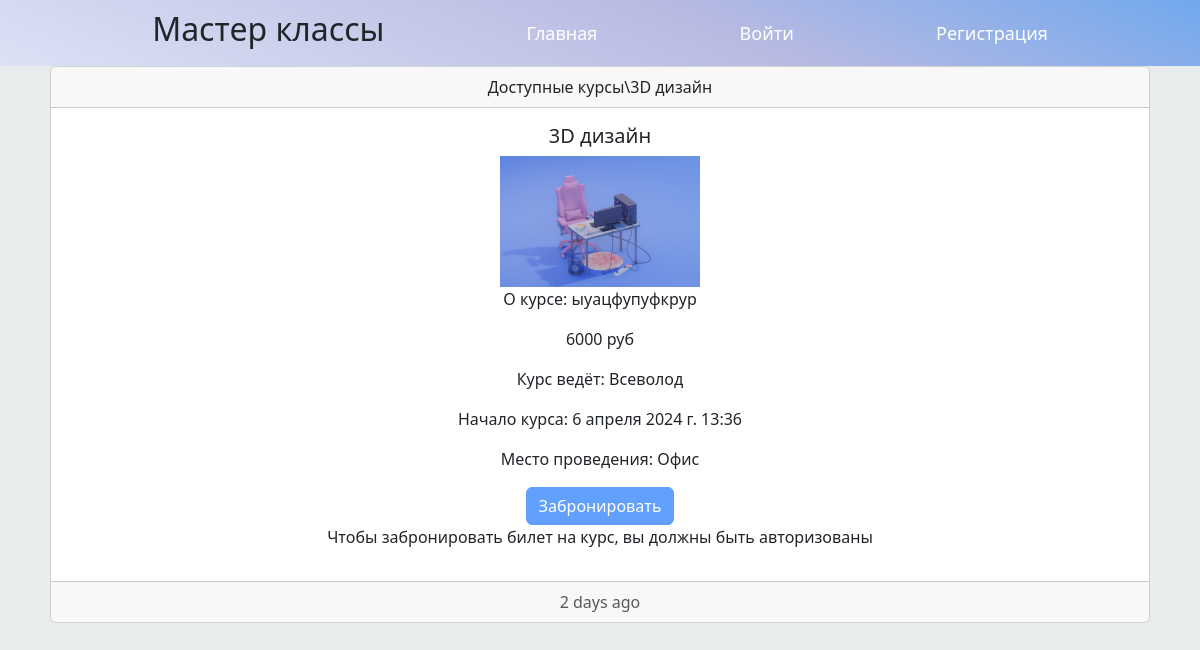
The page /detail/2/ on the database its author committed.
### tutorial/models.py (models this page shows, shortened)
class MasterClass(models.Model):
    category = models.ForeignKey(Category, on_delete=models.CASCADE, verbose_name='Категория мастер класса')
    title = models.CharField(max_length=36, verbose_name='Заголовок')
    description = models.TextField(verbose_name='Информация о мастер классе')
    time = models.DateTimeField(auto_now_add=True, verbose_name='Дата и время проведения')
    locate = models.ForeignKey(Locate, on_delete=models.CASCADE, verbose_name='Место проведения')
    price = models.DecimalField(max_digits=4, decimal_places=0, verbose_name='Цена')
    author = models.CharField(max_length=36, verbose_name='Автор')
    photo = models.ImageField(upload_to='%Y%d%m', verbose_name='Картинка')
    class Meta:
        verbose_name = 'Мастер класс'
        verbose_name_plural = 'Мастер классы'

class Category(models.Model):
    title = models.CharField(max_length=24, verbose_name='Категория мастер класса')
    class Meta:
        verbose_name = 'Категория'
        verbose_name_plural = 'Категории'
    def __str__(self):
        return self.title

class Locate(models.Model):
    title = models.CharField(max_length=24, verbose_name='Место проведения')
    class Meta:
        verbose_name = 'Место проведения'
        verbose_name_plural = 'Места проведения'
    def __str__(self):
        return self.title

### tutorial/views.py (the view)
# urls.py: path('detail/<int:pk>/', tutorial_detail, name='detail'),
def tutorial_detail(request, pk):
    masterclass = MasterClass.objects.get(pk=pk)
    if request.method == 'POST':
        form = BronForm(request.POST)
        if form.is_valid():
            booking_instance = form.save(commit=False)
            booking_instance.user_id = request.user
            booking_instance.masterclass_id = masterclass
            booking_instance.status = 0
            booking_instance.save()
    else:
        form = BronForm(initial={'count': 1})
    context = {
        'masterclass': masterclass,
        'form': form
    }
    return render(request, 'tutorial/detail.html', context)

### tutorial/templates/tutorial/detail.html (shortened to what this page needs)
{% extends 'root.html' %}
{% block content %}
<div class="div-content">
    <div class="card text-center">
  <div class="card-header">
        Доступные курсы\{{ masterclass.category }}
  </div>
  <div class="card-body">
    <h5 class="card-title">{{ masterclass.title }}</h5>
      <img src="{{ masterclass.photo.url }}" style="width: 200px">
    <p class="card-text">О курсе: {{ masterclass.description }}</p>
    <p class="card-text"> {{ masterclass.price }} руб</p>
    <p class="card-text">Курс ведёт: {{ masterclass.author }}</p>
    <p class="card-text">Начало курса: {{ masterclass.time }}</p>
    <p class="card-text">Место проведения: {{ masterclass.locate }}</p>
      {% if user.is_authenticated %}
    <button type="button" class="btn btn-primary" data-bs-toggle="modal" data-bs-target="#exampleModal">Забронировать</button>
      {% else %}
          <button type="button" class="btn btn-primary" disabled>Забронировать</button>
          <p>Чтобы забронировать билет на курс, вы должны быть авторизованы</p>
      {% endif %}
  </div>
  <div class="card-footer text-muted">
    2 days ago
  </div>
</div>
</div>
{% endblock %}

### static/css/style.css (style rules this page uses)
* { padding: 0; margin: 0; }
body { background: #e9eced; }
.div-content { padding: 0px 50px 0px 50px; }

### templates/root.html (style rules this page uses)
body { background: #e9eced; }

### rows shown on the page
MasterClass: category "3D дизайн", title "3D дизайн", photo (picture), description "ыуацфупуфкрур", price "6000", author "Всеволод", time "6 апреля 2024 г. 13:36", locate "Офис"
